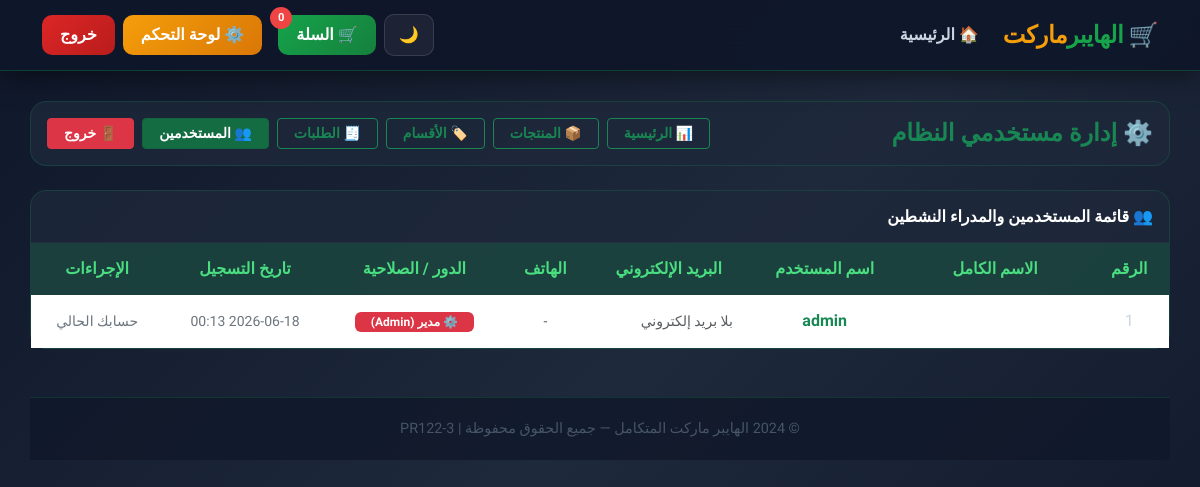
/admin_users.php (signed in), run on the app's committed database.
### tables this page shows
CREATE TABLE IF NOT EXISTS `users` (
  `id` INT AUTO_INCREMENT PRIMARY KEY,
  `username` VARCHAR(100) NOT NULL UNIQUE,
  `password` VARCHAR(255) NOT NULL,
  `full_name` VARCHAR(255) NULL,
  `email` VARCHAR(255) NULL UNIQUE,
  `phone` VARCHAR(50) NULL,
  `address` TEXT NULL,
  `role` ENUM('admin', 'customer') DEFAULT 'customer',
  `created_at` TIMESTAMP DEFAULT CURRENT_TIMESTAMP
);

### admin_users.php (the view, shortened to what this page needs)
<?php
include 'config.php';
$current_admin_username = $_SESSION['admin_username'];
$users_stmt = $pdo->query("SELECT * FROM users ORDER BY role ASC, created_at DESC");
$users = $users_stmt->fetchAll();
include 'header.php';
?>
<div class="row mb-4 fade-in-up">
    <div class="col-12">
        <div class="glass-card p-3 d-flex flex-wrap align-items-center justify-content-between gap-3">
            <h4 class="fw-bold text-success m-0">⚙️ إدارة مستخدمي النظام</h4>
            <div class="d-flex flex-wrap gap-2">
                <a href="admin_dashboard.php" class="btn btn-outline-success fw-bold btn-sm px-3">📊 الرئيسية</a>
                <a href="admin_products.php" class="btn btn-outline-success fw-bold btn-sm px-3">📦 المنتجات</a>
                <a href="admin_categories.php" class="btn btn-outline-success fw-bold btn-sm px-3">🏷️ الأقسام</a>
                <a href="admin_orders.php" class="btn btn-outline-success fw-bold btn-sm px-3">🧾 الطلبات</a>
                <a href="admin_users.php" class="btn btn-success fw-bold btn-sm active px-3">👥 المستخدمين</a>
                <a href="logout.php" class="btn btn-danger fw-bold btn-sm px-3">🚪 خروج</a>
            </div>
        </div>
    </div>
</div>
<div class="row">
    <div class="col-12 fade-in-up delay-1">
        <div class="glass-card">
            <div class="p-3 border-bottom border-secondary border-opacity-10">
                <h6 class="fw-bold text-white m-0">👥 قائمة المستخدمين والمدراء النشطين</h6>
            </div>
            <div class="table-responsive">
                <table class="table modern-table text-center align-middle mb-0">
                    <thead>
                        <tr>
                            <th>الرقم</th>
                            <th>الاسم الكامل</th>
                            <th>اسم المستخدم</th>
                            <th>البريد الإلكتروني</th>
                            <th>الهاتف</th>
                            <th>الدور / الصلاحية</th>
                            <th>تاريخ التسجيل</th>
                            <th>الإجراءات</th>
                        </tr>
                    </thead>
                    <tbody>
                        <?php foreach ($users as $user): ?>
                            <tr>
                                <td><?php echo $user['id']; ?></td>
                                <td class="fw-bold text-white text-start"><?php echo htmlspecialchars($user['full_name'] ?: 'مدير النظام (مبدئي)'); ?></td>
                                <td class="text-success fw-bold"><?php echo htmlspecialchars($user['username']); ?></td>
                                <td class="text-muted text-start small"><?php echo htmlspecialchars($user['email'] ?: 'بلا بريد إلكتروني'); ?></td>
                                <td class="text-muted small"><?php echo htmlspecialchars($user['phone'] ?: '-'); ?></td>
                                <td>
                                    <?php if ($user['role'] === 'admin'): ?>
                                        <span class="badge bg-danger px-3 py-1 fw-bold">⚙️ مدير (Admin)</span>
                                    <?php else: ?>
                                        <span class="badge bg-primary px-3 py-1 fw-bold">👤 عميل (Customer)</span>
                                    <?php endif; ?>
                                </td>
                                <td class="small text-secondary"><?php echo date('Y-m-d H:i', strtotime($user['created_at'])); ?></td>
                                <td>
                                    <div class="d-flex justify-content-center gap-2">
                                        <?php if ($user['username'] !== $current_admin_username): ?>
                                            <a href="admin_users.php?action=toggle_role&id=<?php echo $user['id']; ?>"
                                               class="btn btn-sm btn-outline-warning py-1 px-3"
                                               onclick="return confirm('هل أنت متأكد من رغبتك في تغيير رتبة هذا الحساب؟')">
                                                🔄 تبديل الدور
                                            </a>
                                            <a href="admin_users.php?action=delete&id=<?php echo $user['id']; ?>"
                                               class="btn btn-sm btn-outline-danger py-1 px-3"
                                               onclick="return confirm('هل أنت متأكد من حذف هذا المستخدم بالكامل من قاعدة البيانات؟')">حذف</a>
                                        <?php else: ?>
                                            <span class="text-secondary small italic">حسابك الحالي</span>
                                        <?php endif; ?>
                                    </div>
                                </td>
                            </tr>
                        <?php endforeach; ?>
                    </tbody>
                </table>
            </div>
        </div>
    </div>
</div>
<footer class="main-footer mt-5">
    <p class="mb-0">© 2024 الهايبر ماركت المتكامل — جميع الحقوق محفوظة | PR122-3</p>
</footer>
</div>
</body>
</html>

### header.php (style rules this page uses)
:root { --primary: #16a34a; --primary-dark: #15803d; --primary-light: #bbf7d0; --accent: #f59e0b; --dark: #0f172a; --dark-card: #1e293b; --text-muted: #94a3b8; }
* { font-family: 'Cairo', sans-serif; }
body { background: linear-gradient(135deg, #0f172a 0%, #1e293b 50%, #0f172a 100%); min-height: 100vh; color: #e2e8f0; }
.glass-card { background: rgba(30, 41, 59, 0.8); border: 1px solid rgba(22, 163, 74, 0.2); border-radius: 16px; backdrop-filter: blur(10px); transition: all 0.3s ease; }
.modern-table { background: transparent; color: #e2e8f0; }
.modern-table thead th { background: rgba(22, 163, 74, 0.2); color: #4ade80; border: none; font-weight: 700; padding: 14px 16px; }
.modern-table tbody tr { border-bottom: 1px solid rgba(255,255,255,0.05); transition: background 0.2s; }
.modern-table td { border: none; padding: 14px 16px; vertical-align: middle; color: #cbd5e1; }
.main-footer { background: rgba(15, 23, 42, 0.8); border-top: 1px solid rgba(22, 163, 74, 0.2); padding: 20px 0; margin-top: 50px; text-align: center; color: #475569; font-size: 0.9rem; }
.fade-in-up { animation: fadeInUp 0.5s ease forwards; }
.delay-1 { animation-delay: 0.1s; }

### data on the page
users: id "1", username "admin", email "بلا بريد إلكتروني", phone "-", role "⚙️ مدير (Admin)", created_at "2026-06-18 00:13", shows "حسابك الحالي"
